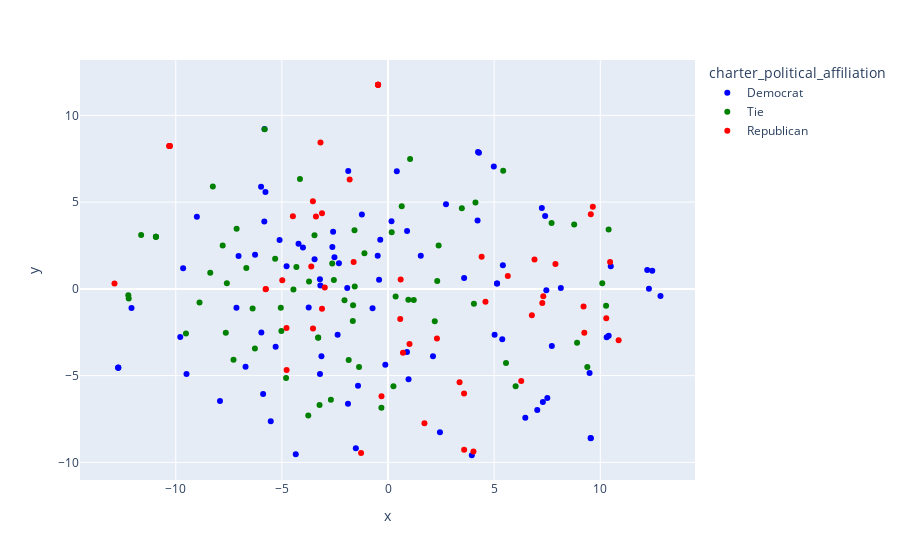

Here is the notebook cell this chart was saved with:
### Code cell
fig = px.scatter(df_2d, x='x', y='y', color='charter_political_affiliation', color_discrete_map=color_discrete_map,hover_data=['schoolname', 'district_political_affiliation'])
fig.show()

### Figure 1 — Plotly figure (JSON) as saved in the notebook; plotly's stock layout.template omitted (floating-point values rounded to 4 significant figures; data arrays with more than 128 entries replaced by an {"elided": "..."} marker saying what was removed)
{"data": [{"customdata": {"elided": "87x2 str values"}, "hovertemplate": "charter_political_affiliation=Democrat<br>x=%{x}<br>y=%{y}<br>schoolname=%{customdata[0]}<br>district_political_affiliation=%{customdata[1]}<extra></extra>", "legendgroup": "Democrat", "marker": {"color": "blue", "symbol": "circle"}, "mode": "markers", "name": "Democrat", "orientation": "v", "showlegend": true, "type": "scatter", "x": [-5.968, -5.109, -5.295, -12.09, -5.819, -4.779, -9.006, -3.186, -0.1261, -2.525, -1.516, -3.137, 0.8982, -3.46, -4.009, 5.022, -2.623, -0.367, -5.774, 12.29, 2.447, 1.543, -9.494, 5.382, -6.713, 12.84, 7.247, 3.586, -0.7288, -2.375, -3.737, 4.24, 0.9669, 9.496, 5.135, 5.137, 12.45, -1.874, 6.469, 8.142, -3.206, 7.032, 7.459, -6.264, -3.206, -12.71, -9.653, -0.4212, -12.71, -1.921, 4.984, -5.828, -2.588, 7.718, 7.506, 0.164, -1.232, 0.4145, -4.346, -9.788, -4.217, 5.411, -5.981, -0.4865, 4.284, -2.314, 2.731, -12.71, -7.043, -7.141, 7.296, 10.3, -5.886, -1.887, 9.547, 9.556, 10.4, -1.413, 4.219, 12.21, 2.118, 0.8927, 3.948, -7.918, 7.402, -5.525, 10.5], "xaxis": "x", "y": [-2.515, 2.822, -3.338, -1.103, 9.215, 1.301, 4.164, 0.1985, -4.37, 1.818, -9.188, -3.88, 3.338, 1.714, 2.386, -2.65, 2.42, 2.829, 5.584, 0.000756, -8.27, 1.906, -4.912, -2.908, -4.491, -0.4123, 4.666, 0.6238, -1.121, -2.646, -1.067, 7.886, -5.211, -4.85, 0.3165, 0.3157, 1.046, 6.797, -7.428, 0.05006, 0.5508, -6.974, -0.08476, 1.974, -4.903, -4.544, 1.195, 0.5301, -4.543, 0.05203, 7.055, 3.887, 3.29, -3.289, -6.294, 3.899, 4.283, 6.78, -9.534, -2.778, 2.607, 1.367, 5.887, 1.907, 7.844, 1.471, 4.886, -4.533, 1.899, -1.094, -6.519, -2.785, -6.055, -6.616, -8.599, -8.614, -2.698, -5.587, 3.942, 1.088, -3.888, -3.632, -9.59, -6.464, 4.208, -7.627, 1.308], "yaxis": "y"}, {"customdata": {"elided": "67x2 str values"}, "hovertemplate": "charter_political_affiliation=Tie<br>x=%{x}<br>y=%{y}<br>schoolname=%{customdata[0]}<br>district_political_affiliation=%{customdata[1]}<extra></extra>", "legendgroup": "Tie", "marker": {"color": "green", "symbol": "circle"}, "mode": "markers", "name": "Tie", "orientation": "v", "showlegend": true, "type": "scatter", "x": [-4.317, 0.3583, 7.706, -1.852, -3.293, 1.213, -12.24, 1.04, 0.173, -5.318, -3.465, -10.94, -10.94, -10.94, 10.27, -3.227, -0.3114, -5.052, -12.22, -7.134, -5.024, -7.643, -2.051, -8.881, 3.478, -2.629, -3.721, -3.288, -5.814, 2.318, 5.426, -1.111, 5.559, -7.79, -4.457, 2.385, -9.52, -8.253, -6.271, -1.646, -3.757, -6.675, -4.15, 0.958, -1.365, -8.375, -2.552, 4.12, -7.593, -1.58, -1.659, -6.379, -4.804, -1.568, 6.011, 0.6466, 10.09, 0.2555, -2.692, 4.047, 9.389, 10.39, -7.279, 2.202, 8.908, 8.771, -11.63], "xaxis": "x", "y": [1.255, -0.4362, 3.802, -4.102, -2.813, -0.6352, -0.3644, 7.491, 3.27, 1.737, 3.093, 3.002, 3.002, 3.002, -0.9757, -6.693, -6.854, -1.081, -0.5513, 3.463, -2.433, -2.531, -0.6572, -0.7799, 4.644, 1.466, 0.4187, -2.807, 9.207, 0.4506, 6.812, 2.053, -4.277, 2.5, -0.03453, 2.503, -2.571, 5.902, -3.431, -0.9397, -7.3, 1.201, 6.331, -0.6238, -4.497, 0.9284, 0.5102, 4.976, 0.3269, 3.386, -1.854, -1.136, -5.143, 0.1441, -5.618, 4.766, 0.33, -5.609, -6.397, -0.8535, -4.5, 3.416, -4.085, -1.865, -3.104, 3.714, 3.11], "yaxis": "y"}, {"customdata": [["Durham Charter School", "Democrat"], ["Clover Garden", "Tie"], ["Marjorie Williams Academy", "Republican"], ["New Dimensions", "Republican"], ["Cabarrus Charter Academy", "Tie"], ["Concord Lake STEAM Academy", "Tie"], ["Davidson Charter Academy", "Republican"], ["Youngsville Academy", "Democrat"], ["Piedmont Community Charter School", "Republican"], ["Falls Lake Academy", "Tie"], ["Anderson Creek Academy", "Democrat"], ["Summit Charter", "Tie"], ["Neuse Charter School", "Republican"], ["Ascend Leadership Academy: Lee County", "Democrat"], ["Lincoln Charter School", "Republican"], ["Lakeside Charter Academy", "Democrat"], ["Unity Classical Charter School", "Democrat"], ["Steele Creek Preparatory Academy", "Democrat"], ["Movement School Southwest", "Democrat"], ["The Academy of Moore County", "Tie"], ["Bethel Hill Charter", "Democrat"], ["Roxboro Community School", "Democrat"], ["Uwharrie Charter Academy", "Republican"], ["Bethany Community School", "Republican"], ["Faith Academy Charter School", "Republican"], ["Thomas Jefferson Class Academy", "Republican"], ["Lake Lure Classical Academy", "Republican"], ["Millennium Charter Academy", "Tie"], ["Brevard Academy", "Republican"], ["Union Academy", "Tie"], ["Union Prep Academy at Indian Trail", "Tie"], ["Apprentice Academy High School", "Tie"], ["Cardinal Charter Academy", "Republican"], ["Pine Springs Preparatory Academy", "Republican"], ["Cardinal Charter Acad at Wendell Falls", "Republican"], ["Movement School Eastland", "Democrat"], ["Iredell Charter Academy", "Republican"], ["American Leadership Academy-Coastal", "Republican"], ["NC Leadership Charter Academy", "Republican"], ["Langtree Charter Academy", "Republican"], ["Gate City Charter", "Democrat"], ["Queen's Grant Community School", "Democrat"], ["Classical Charter Schools of Southport", "Republican"], ["Classical Charter Schools of Wilmington", "Republican"], ["Summerfield Charter Academy", "Democrat"], ["Revolution Academy", "Democrat"], ["Classical Charter Schools of Whiteville", "Republican"], ["Research Triangle Charter", "Democrat"], ["Classical Charter Schools of Leland ", "Republican"], ["Bonnie Cone Classical Academy", "Democrat"], ["Carolina Charter Academy", "Republican"], ["Movement Charter School", "Democrat"]], "hovertemplate": "charter_political_affiliation=Republican<br>x=%{x}<br>y=%{y}<br>schoolname=%{customdata[0]}<br>district_political_affiliation=%{customdata[1]}<extra></extra>", "legendgroup": "Republican", "marker": {"color": "red", "symbol": "circle"}, "mode": "markers", "name": "Republican", "orientation": "v", "showlegend": true, "type": "scatter", "x": [5.643, -1.807, 1.717, -3.11, -4.982, 6.777, 6.901, -3.539, -1.62, -4.777, 3.371, -3.111, -4.783, 3.587, 7.315, 7.268, 1.012, 6.275, -3.395, 3.582, -10.31, 4.41, 10.87, -10.3, -2.98, -12.89, 0.5958, 0.5751, -10.27, -4.482, -3.182, -3.618, -5.766, -3.534, -5.757, 9.65, 7.888, -1.27, 4.025, 9.213, -0.3073, 10.46, -0.4691, -0.4691, 10.28, 2.305, -0.4691, 4.591, -0.4691, 0.7042, 9.248, 9.554], "xaxis": "x", "y": [0.7459, 6.304, -7.746, -1.149, 0.4975, -1.525, 1.691, 5.048, 1.553, -4.683, -5.377, 4.357, -2.26, -9.276, -0.4232, -0.8207, -3.181, -5.304, 4.167, -6.029, 8.241, 1.855, -2.956, 8.242, 0.08571, 0.3167, 0.5458, -1.74, 8.233, 4.19, 8.442, 1.292, -0.01385, -2.278, -0.005616, 4.734, 1.439, -9.458, -9.369, -1.009, -6.193, 1.556, 11.77, 11.77, -1.696, -2.853, 11.77, -0.7351, 11.77, -3.68, -2.524, 4.303], "yaxis": "y"}], "layout": {"legend": {"title": {"text": "charter_political_affiliation"}, "tracegroupgap": 0}, "margin": {"t": 60}, "xaxis": {"anchor": "y", "domain": [0, 1], "title": {"text": "x"}}, "yaxis": {"anchor": "x", "domain": [0, 1], "title": {"text": "y"}}}}
